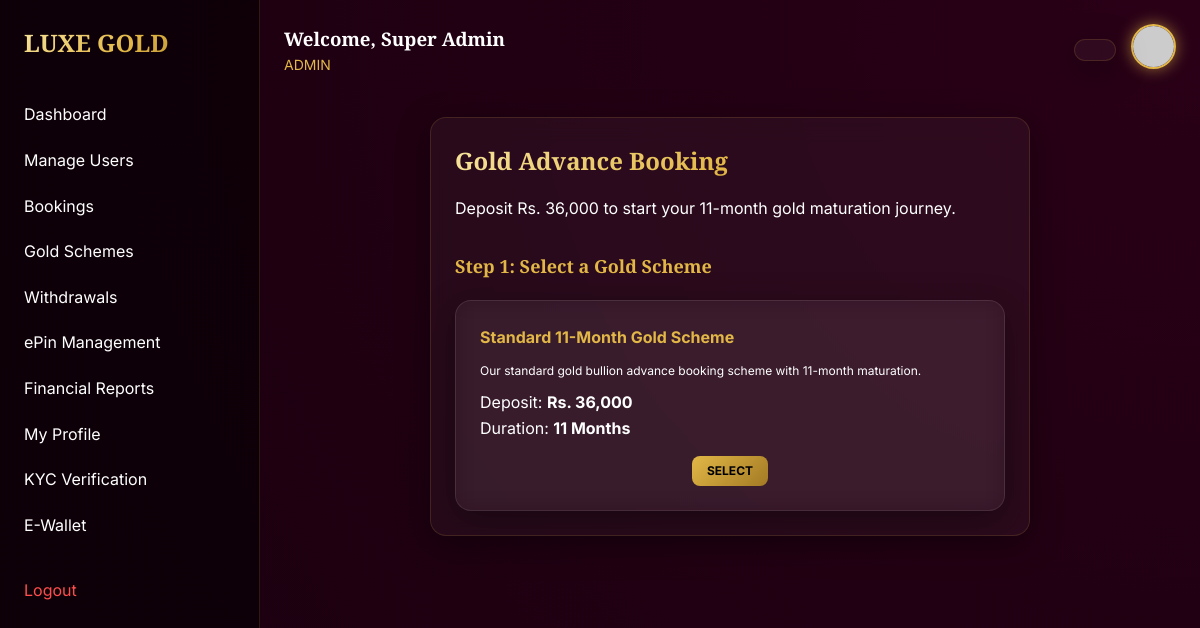
/dashboards/new_booking.php (signed in), run on the app's committed database.
### tables this page shows
CREATE TABLE IF NOT EXISTS gold_schemes (
    id INT AUTO_INCREMENT PRIMARY KEY,
    scheme_code VARCHAR(20) UNIQUE NOT NULL,
    scheme_name VARCHAR(100) NOT NULL,
    deposit_amount DECIMAL(15, 2) NOT NULL,
    maturity_amount DECIMAL(15, 2) NOT NULL,
    duration_months INT NOT NULL,
    milestone_1_month INT DEFAULT 4,
    milestone_1_amount DECIMAL(15, 2) DEFAULT 0,
    milestone_2_month INT DEFAULT 8,
    milestone_2_amount DECIMAL(15, 2) DEFAULT 0,
    description TEXT,
    scheme_image VARCHAR(255) DEFAULT NULL,
    is_active BOOLEAN DEFAULT TRUE,
    created_at TIMESTAMP DEFAULT CURRENT_TIMESTAMP
);

### dashboards/new_booking.php (the view, shortened to what this page needs)
<?php
require_once '../config/db.php';
require_once '../layouts/header.php';
$message = $_GET['msg'] ?? '';
$schemes = $pdo->query("SELECT * FROM gold_schemes WHERE is_active = 1")->fetchAll();
?>
<div class="glass-card" style="max-width: 600px; margin: 0 auto;">
    <h2 class="gold-gradient-text">Gold Advance Booking</h2>
    <p>Deposit Rs. 36,000 to start your 11-month gold maturation journey.</p>
    <?php if (!$message): ?>
        <div style="margin-top: 30px;">
            <h3 class="gold-text" style="font-size: 18px; margin-bottom: 20px;">Step 1: Select a Gold Scheme</h3>
            <div style="display: grid; grid-template-columns: repeat(auto-fit, minmax(250px, 1fr)); gap: 20px;">
                <?php foreach ($schemes as $s): ?>
                    <div class="glass-card scheme-card" onclick="selectScheme(<?php echo $s['id']; ?>, '<?php echo $s['scheme_name']; ?>', <?php echo $s['deposit_amount']; ?>)"
                         style="cursor: pointer; transition: transform 0.3s; border-color: rgba(255,255,255,0.1);">
                        <h4 class="gold-text"><?php echo $s['scheme_name']; ?></h4>
                        <p style="font-size: 12px; margin: 10px 0;"><?php echo $s['description']; ?></p>
                        <p>Deposit: <strong>Rs. <?php echo number_format($s['deposit_amount']); ?></strong></p>
                        <p>Duration: <strong><?php echo $s['duration_months']; ?> Months</strong></p>
                        <div class="radio-select" style="margin-top: 15px; text-align: center;">
                            <span class="btn-gold" style="padding: 5px 15px; font-size: 12px;">Select</span>
                        </div>
                    </div>
                <?php endforeach; ?>
            </div>
        </div>
    <?php endif; ?>
</div>
<?php require_once '../layouts/footer.php'; ?>

### assets/css/theme.css (style rules this page uses)
:root { --brand-magenta: #C20067; --brand-gold-pure: #E2B747; --brand-gold-light: #F7E49D; --bg-dark-premium: #16000D; --glass-surface: rgba(255, 255, 255, 0.04); --glass-border: rgba(226, 183, 71, 0.15); --state-locked: #64748b; --state-glow: 0 0 15px rgba(226, 183, 71, 0.6); --font-main: 'Inter', -apple-system, BlinkMacSystemFont, "Segoe UI", Roboto, sans-serif; --font-serif: 'Playfair Display', serif; }
* { box-sizing: border-box; margin: 0; padding: 0; }
body { background-color: var(--bg-dark-premium); background-image: radial-gradient(circle at top right, #2a0017, transparent), radial-gradient(circle at bottom left, #1a000f, transparent); color: #ffffff; font-family: var(--font-main); min-height: 100vh; line-height: 1.6; }
.glass-card { background: var(--glass-surface); backdrop-filter: blur(12px); -webkit-backdrop-filter: blur(12px); border: 1px solid var(--glass-border); border-radius: 16px; padding: 24px; box-shadow: 0 8px 32px 0 rgba(0, 0, 0, 0.37); transition: transform 0.3s ease, border-color 0.3s ease; }
.gold-text { color: var(--brand-gold-pure); }
.gold-gradient-text { background: linear-gradient(135deg, #F7E49D 0%, #E2B747 50%, #A37A24 100%); -webkit-background-clip: text; -webkit-text-fill-color: transparent; font-weight: bold; }
h1, h2, h3, .rank-title { font-family: var(--font-serif); margin-bottom: 1rem; }
.btn-gold { background: linear-gradient(135deg, #E2B747 0%, #A37A24 100%); color: #000; border: none; padding: 12px 24px; border-radius: 8px; font-weight: bold; cursor: pointer; text-transform: uppercase; transition: all 0.3s ease; text-decoration: none; display: inline-block; }

### data on the page
gold_schemes: scheme_name "Standard 11-Month Gold Scheme", description "Our standard gold bullion advance booking scheme with 11-month maturation.", deposit_amount "36,000", duration_months "11"

### other printed values
$_SESSION['full_name'] "Super Admin"
$_SESSION['role'] "ADMIN"
